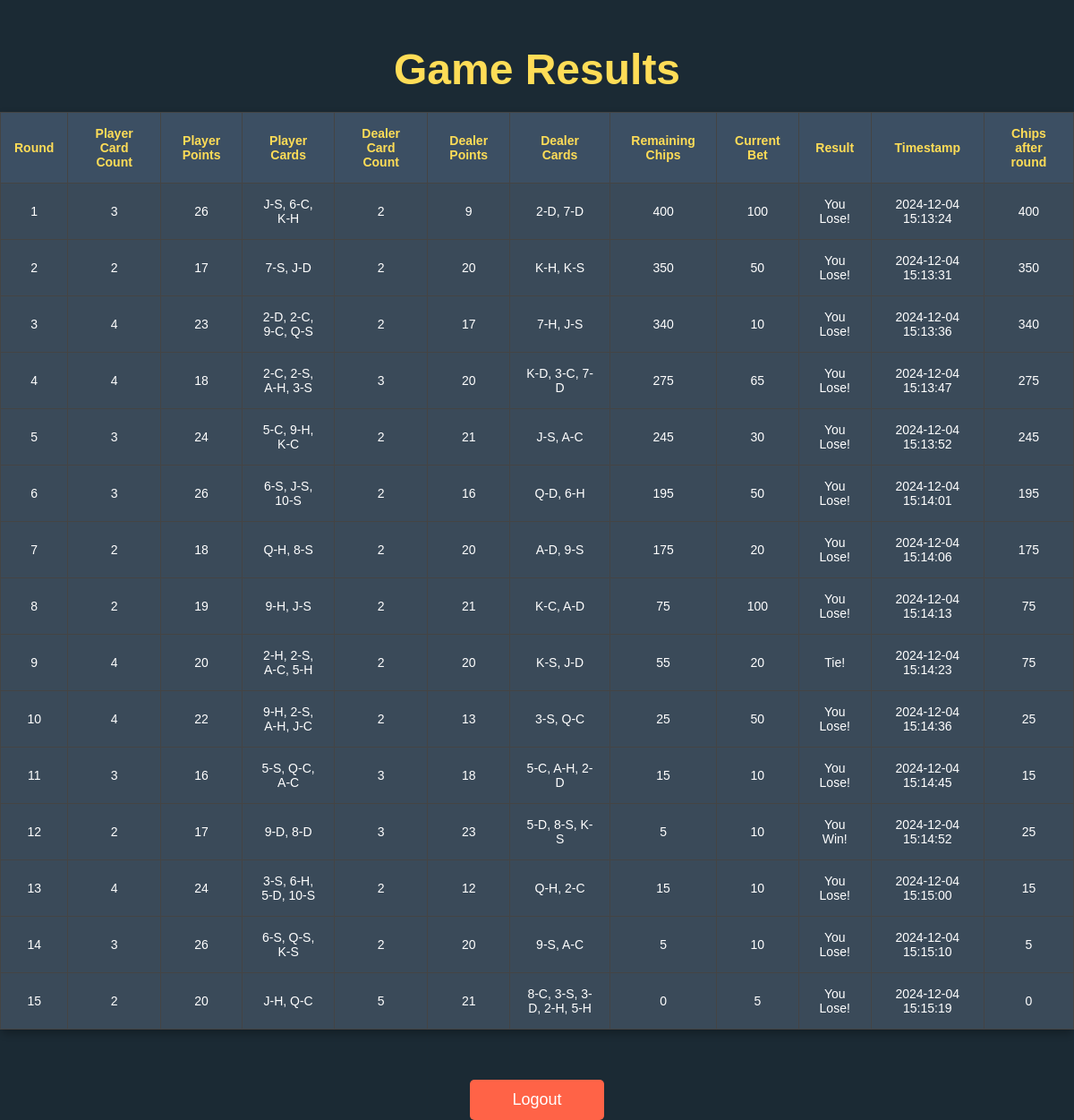
The page /php/auth/endgame.php (signed in) on the database its author committed.
### tables this page shows
CREATE TABLE `game_results` (
  `id` int(11) NOT NULL,
  `player_id` int(11) NOT NULL,
  `game_data` longtext NOT NULL CHECK (json_valid(`game_data`)),
  `chips` decimal(10,2) NOT NULL,
  `created_at` datetime DEFAULT current_timestamp()
);

### php/auth/endgame.php (the view, shortened to what this page needs)
<?php
$player_id = $_SESSION['player_id'];
try {
    $pdo = new PDO('mysql:host=localhost;dbname=blackjack', 'root', '');
    $pdo->setAttribute(PDO::ATTR_ERRMODE, PDO::ERRMODE_EXCEPTION);
    $stmt = $pdo->prepare('SELECT * FROM game_results WHERE player_id = :player_id');
    $stmt->execute([':player_id' => $player_id]);
    $gameResults = $stmt->fetchAll(PDO::FETCH_ASSOC);
} catch (PDOException $e) {
    die('Database error: ' . $e->getMessage());
}
?>
<!DOCTYPE html>
<html lang="en">
<head>
    <link rel="stylesheet" href="../../css/endgame.css">
</head>
<body>
    <h1>Game Results</h1>
    <?php if (empty($gameResults)): ?>
        <p>No game results found.</p>
    <?php else: ?>
        <table border="1">
            <thead>
                <tr>
                    <th>Round</th>
                    <th>Player Card Count</th>
                    <th>Player Points</th>
                    <th>Player Cards</th>
                    <th>Dealer Card Count</th>
                    <th>Dealer Points</th>
                    <th>Dealer Cards</th>
                    <th>Remaining Chips</th>
                    <th>Current Bet</th>
                    <th>Result</th>
                    <th>Timestamp</th>
                    <th>Chips after round</th>
                </tr>
            </thead>
            <tbody>
                <?php foreach ($gameResults as $index => $result): ?>
                    <?php
                        $gameData = json_decode($result['game_data'], true);
                        $player = $gameData['player'];
                        $dealer = $gameData['dealer'];
                        $timestamp = $gameData['timestamp'];
                        $formattedTimestamp = date('Y-m-d H:i:s', strtotime($timestamp));
                    ?>
                    <tr>
                        <td><?php echo $index + 1; ?></td>
                        <td><?php echo $player['cardCount']; ?></td>
                        <td><?php echo $player['sum']; ?></td>
                        <td><?php echo implode(", ", $player['cardValues']); ?></td>
                        <td><?php echo $dealer['cardCount']; ?></td>
                        <td><?php echo $dealer['sum']; ?></td>
                        <td><?php echo implode(", ", $dealer['cardValues']); ?></td>
                        <td><?php echo $gameData['chips']; ?></td>
                        <td><?php echo $gameData['currentBet']; ?></td>
                        <td><?php echo $gameData['result']; ?></td>
                        <td><?php echo $formattedTimestamp; ?></td>
                        <td><?php echo intval($result['chips']); ?></td>
                    </tr>
                <?php endforeach; ?>
            </tbody>
        </table>
    <?php endif; ?>
    <br><br>
    <button class="logout-btn" onclick="window.location.href='logout.php';">Logout</button>
</body>
</html>

### css/endgame.css (style rules this page uses)
* { margin: 0; padding: 0; box-sizing: border-box; }
body, html { height: 100%; margin: 0; display: flex; flex-direction: column; align-items: center; justify-content: flex-start; background-color: #1B2A34; font-family: 'Arial', sans-serif; color: #fff; }
h1 { font-size: 48px; color: #FFDD57; margin-bottom: 20px; font-weight: 600; margin-top: 50px; }
table { width: 100%; background-color: #2F3A46; border-collapse: collapse; border-radius: 8px; box-shadow: 0 4px 10px rgba(0, 0, 0, 0.3); }
th, td { padding: 15px; text-align: center; font-size: 14px; border: 1px solid #444; }
th { background-color: #3C4F63; color: #FFDD57; font-weight: bold; }
td { background-color: #3A4A59; color: #FFF; font-weight: 300; }
button { padding: 12px 20px; background-color: #007BFF; color: white; border: none; border-radius: 5px; cursor: pointer; font-size: 16px; transition: background-color 0.3s; }
button.logout-btn { width: 150px; margin-top: 20px; font-size: 18px; background-color: #FF6347; border-radius: 5px; }

### rows shown on the page
game_results: game_data "3", game_data "26", game_data "J-S, 6-C, K-H", game_data "2", game_data "9", game_data "2-D, 7-D", game_data "400", game_data "100", game_data "You Lose!", game_data "2024-12-04 15:13:24", chips "400"
game_results: game_data "2", game_data "17", game_data "7-S, J-D", game_data "20", game_data "K-H, K-S", game_data "350", game_data "50", game_data "You Lose!", game_data "2024-12-04 15:13:31", chips "350"
game_results: game_data "4", game_data "23", game_data "2-D, 2-C, 9-C, Q-S", game_data "2", game_data "17", game_data "7-H, J-S", game_data "340", game_data "10", game_data "You Lose!", game_data "2024-12-04 15:13:36", chips "340"
game_results: game_data "4", game_data "18", game_data "2-C, 2-S, A-H, 3-S", game_data "3", game_data "20", game_data "K-D, 3-C, 7-D", game_data "275", game_data "65", game_data "You Lose!", game_data "2024-12-04 15:13:47", chips "275"
game_results: game_data "3", game_data "24", game_data "5-C, 9-H, K-C", game_data "2", game_data "21", game_data "J-S, A-C", game_data "245", game_data "30", game_data "You Lose!", game_data "2024-12-04 15:13:52", chips "245"
game_results: game_data "3", game_data "26", game_data "6-S, J-S, 10-S", game_data "2", game_data "16", game_data "Q-D, 6-H", game_data "195", game_data "50", game_data "You Lose!", game_data "2024-12-04 15:14:01", chips "195"
game_results: game_data "2", game_data "18", game_data "Q-H, 8-S", game_data "20", game_data "A-D, 9-S", game_data "175", game_data "You Lose!", game_data "2024-12-04 15:14:06", chips "175"
game_results: game_data "2", game_data "19", game_data "9-H, J-S", game_data "21", game_data "K-C, A-D", game_data "75", game_data "100", game_data "You Lose!", game_data "2024-12-04 15:14:13", chips "75"
game_results: game_data "4", game_data "20", game_data "2-H, 2-S, A-C, 5-H", game_data "2", game_data "K-S, J-D", game_data "55", game_data "Tie!", game_data "2024-12-04 15:14:23", chips "75"
game_results: game_data "4", game_data "22", game_data "9-H, 2-S, A-H, J-C", game_data "2", game_data "13", game_data "3-S, Q-C", game_data "25", game_data "50", game_data "You Lose!", game_data "2024-12-04 15:14:36", chips "25"
game_results: game_data "3", game_data "16", game_data "5-S, Q-C, A-C", game_data "18", game_data "5-C, A-H, 2-D", game_data "15", game_data "10", game_data "You Lose!", game_data "2024-12-04 15:14:45", chips "15"
game_results: game_data "2", game_data "17", game_data "9-D, 8-D", game_data "3", game_data "23", game_data "5-D, 8-S, K-S", game_data "5", game_data "10", game_data "You Win!", game_data "2024-12-04 15:14:52", chips "25"
game_results: game_data "4", game_data "24", game_data "3-S, 6-H, 5-D, 10-S", game_data "2", game_data "12", game_data "Q-H, 2-C", game_data "15", game_data "10", game_data "You Lose!", game_data "2024-12-04 15:15:00", chips "15"
game_results: game_data "3", game_data "26", game_data "6-S, Q-S, K-S", game_data "2", game_data "20", game_data "9-S, A-C", game_data "5", game_data "10", game_data "You Lose!", game_data "2024-12-04 15:15:10", chips "5"
game_results: game_data "2", game_data "20", game_data "J-H, Q-C", game_data "5", game_data "21", game_data "8-C, 3-S, 3-D, 2-H, 5-H", game_data "0", game_data "You Lose!", game_data "2024-12-04 15:15:19", chips "0"
